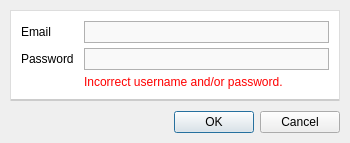
<?xml version="1.0" encoding="UTF-8"?>
<ui version="4.0">
 <class>sign_in_dialog</class>
 <widget class="QDialog" name="sign_in_dialog">
  <property name="geometry">
   <rect>
    <x>0</x>
    <y>0</y>
    <width>350</width>
    <height>143</height>
   </rect>
  </property>
  <property name="minimumSize">
   <size>
    <width>350</width>
    <height>0</height>
   </size>
  </property>
  <property name="maximumSize">
   <size>
    <width>350</width>
    <height>16777215</height>
   </size>
  </property>
  <property name="windowTitle">
   <string>TGiT</string>
  </property>
  <property name="styleSheet">
   <string notr="true">QLineEdit {
	background-color: #F9F9F9;
	border: 1px solid #B1B1B1;
	color: #222222;
	min-height: 20px;
}

QLineEdit {
	selection-background-color: #F2C1A7;
	selection-color: #222222;
}

QLineEdit:focus {
	border: 1px solid #F79D6C;
}

QGroupBox {
	border: 1px solid #DDDDDD;
	border-bottom: 2px solid rgba(0, 0, 0, 20%);
	background-color: white;
	font-size: 10px;
}

QGroupBox::title {
	subcontrol-origin: margin;
	subcontrol-position: top left;
	left: 1px;
	padding: 0 3px;
	color: #777777;
	border: 1px solid #DFDFDF;
	background-color: #F7F7F7;
 }</string>
  </property>
  <property name="modal">
   <bool>true</bool>
  </property>
  <layout class="QVBoxLayout" name="verticalLayout">
   <property name="spacing">
    <number>0</number>
   </property>
   <property name="leftMargin">
    <number>10</number>
   </property>
   <property name="topMargin">
    <number>10</number>
   </property>
   <property name="rightMargin">
    <number>10</number>
   </property>
   <property name="bottomMargin">
    <number>10</number>
   </property>
   <item>
    <widget class="QGroupBox" name="_form">
     <property name="title">
      <string/>
     </property>
     <layout class="QGridLayout" name="gridLayout">
      <property name="leftMargin">
       <number>10</number>
      </property>
      <property name="topMargin">
       <number>10</number>
      </property>
      <property name="rightMargin">
       <number>10</number>
      </property>
      <property name="bottomMargin">
       <number>10</number>
      </property>
      <property name="horizontalSpacing">
       <number>10</number>
      </property>
      <property name="verticalSpacing">
       <number>5</number>
      </property>
      <item row="0" column="0">
       <widget class="QLabel" name="_email_caption">
        <property name="text">
         <string>Email</string>
        </property>
       </widget>
      </item>
      <item row="1" column="1">
       <widget class="QLineEdit" name="_password">
        <property name="echoMode">
         <enum>QLineEdit::Password</enum>
        </property>
       </widget>
      </item>
      <item row="1" column="0">
       <widget class="QLabel" name="_password_caption">
        <property name="text">
         <string>Password</string>
        </property>
       </widget>
      </item>
      <item row="0" column="1">
       <widget class="QLineEdit" name="_email"/>
      </item>
      <item row="2" column="1">
       <widget class="QLabel" name="_authentication_error">
        <property name="styleSheet">
         <string notr="true">color: red;</string>
        </property>
        <property name="text">
         <string>Incorrect username and/or password.</string>
        </property>
       </widget>
      </item>
     </layout>
    </widget>
   </item>
   <item>
    <widget class="QWidget" name="_action_buttons_container" native="true">
     <layout class="QVBoxLayout" name="verticalLayout_2">
      <property name="spacing">
       <number>5</number>
      </property>
      <property name="leftMargin">
       <number>0</number>
      </property>
      <property name="topMargin">
       <number>10</number>
      </property>
      <property name="rightMargin">
       <number>0</number>
      </property>
      <property name="bottomMargin">
       <number>0</number>
      </property>
      <item>
       <widget class="QDialogButtonBox" name="_action_buttons">
        <property name="orientation">
         <enum>Qt::Horizontal</enum>
        </property>
        <property name="standardButtons">
         <set>QDialogButtonBox::Cancel|QDialogButtonBox::Ok</set>
        </property>
       </widget>
      </item>
     </layout>
    </widget>
   </item>
  </layout>
 </widget>
 <tabstops>
  <tabstop>_email</tabstop>
  <tabstop>_password</tabstop>
 </tabstops>
 <resources/>
 <connections>
  <connection>
   <sender>_action_buttons</sender>
   <signal>rejected()</signal>
   <receiver>sign_in_dialog</receiver>
   <slot>reject()</slot>
   <hints>
    <hint type="sourcelabel">
     <x>316</x>
     <y>260</y>
    </hint>
    <hint type="destinationlabel">
     <x>286</x>
     <y>274</y>
    </hint>
   </hints>
  </connection>
 </connections>
</ui>
